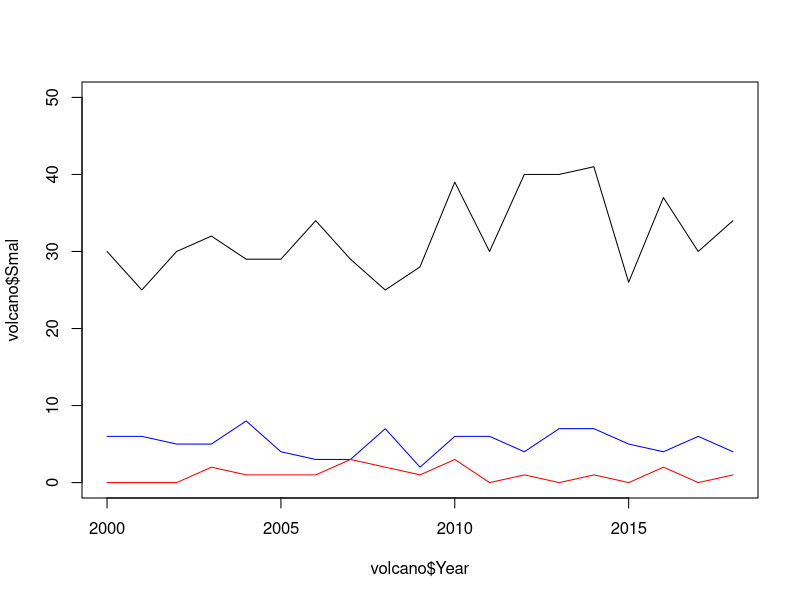
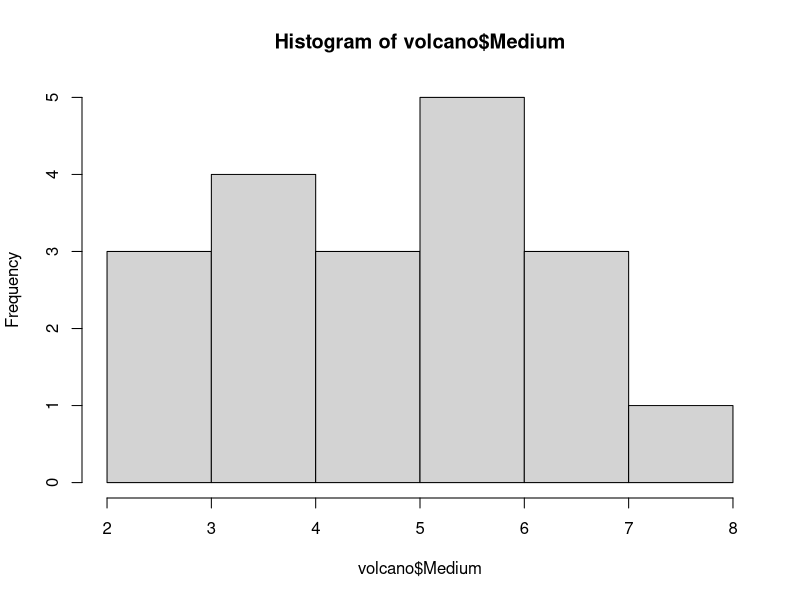
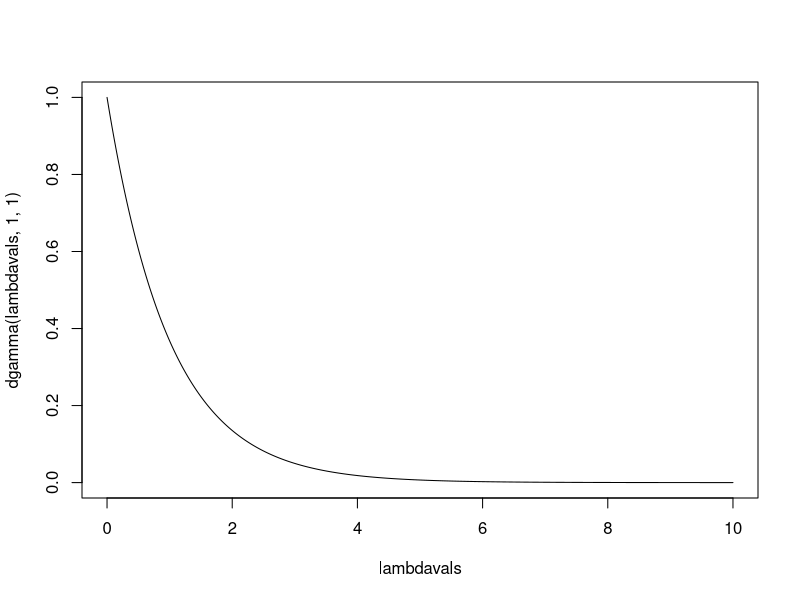
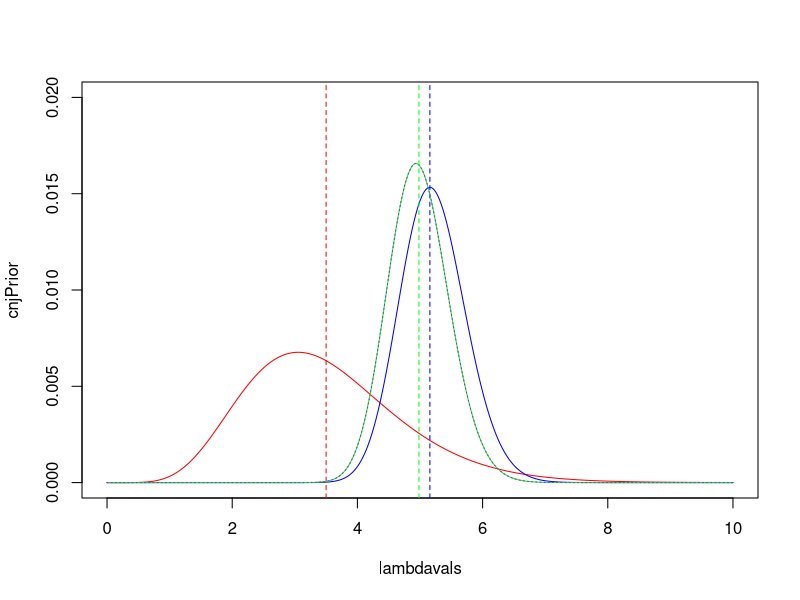
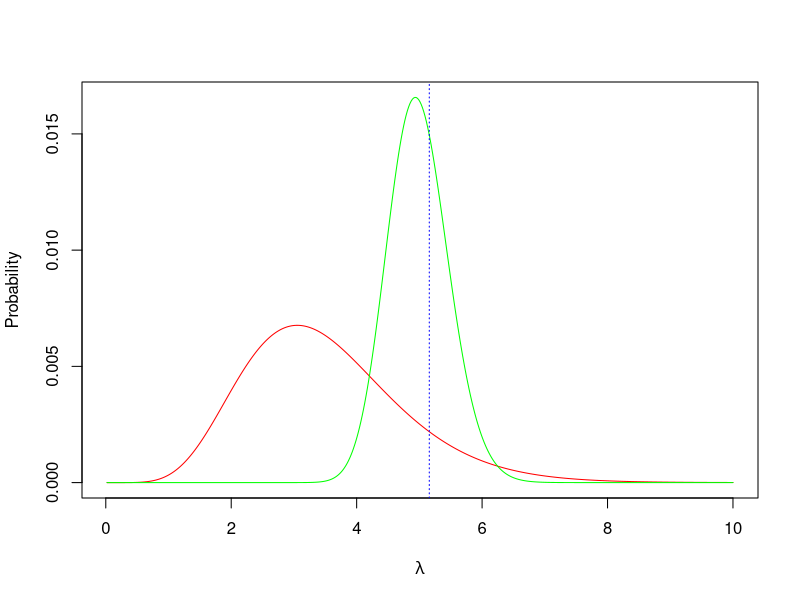
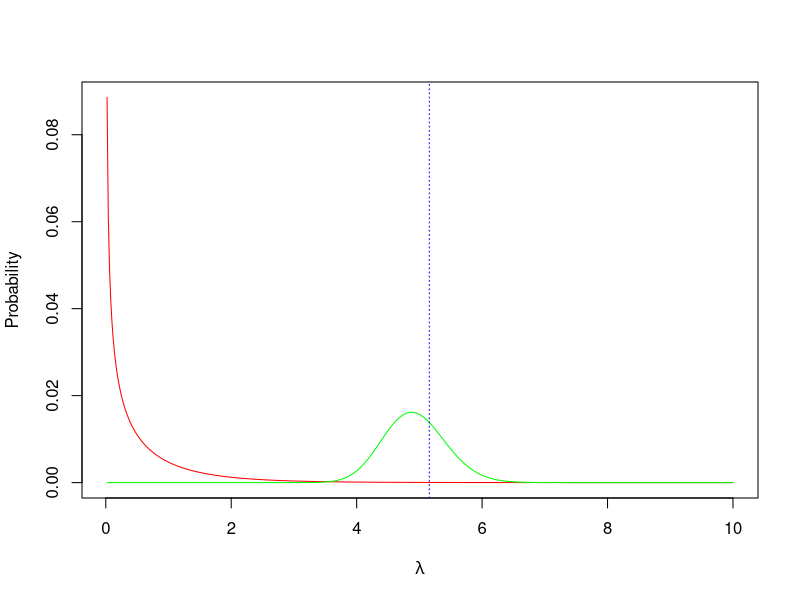
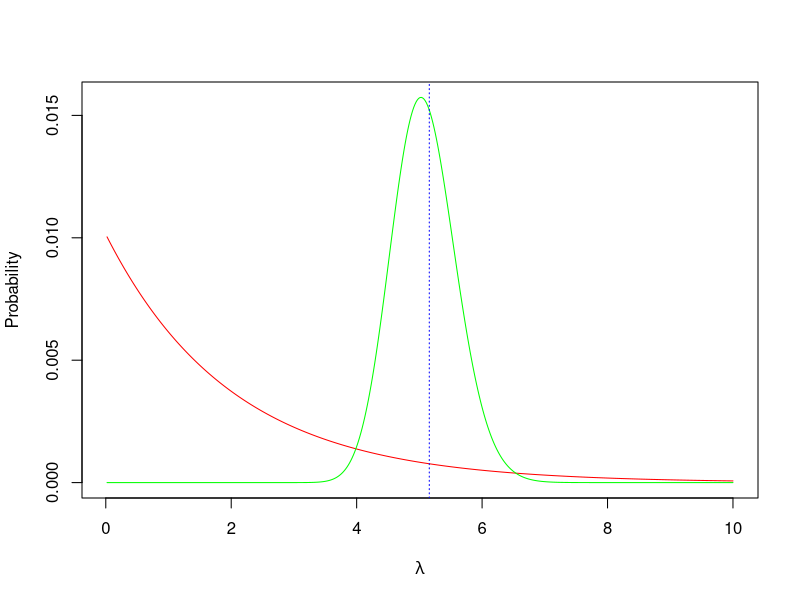
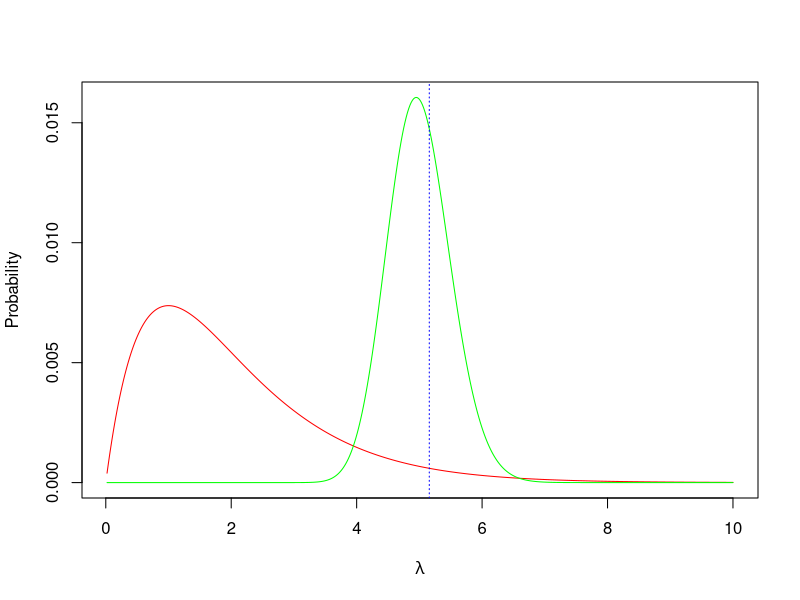

The R source for these figures, in order:
#
# PRACTICAL 5: Conjugate analysis of Poisson data
# ---------------------------------
#
#
# In this practical we use R to investigate the conjugate Bayesian analysis for Poisson 
# data. We will also investigate using the effects of the prior distribution on the 
# posterior, and the situation where our sample size grows large.

# You will need the following skills from previous practicals:
#  *   Creating vectors with `seq`
#  *   Drawing functions with `plot`, and with `lines`
#  *   Using additional graphical parameters to customise plots with colour (`col`), 
#      line type (`lty`), axis range (`xlim` and `ylim`) etc
#  *   Adding simple straight lines to plots with `abline`
#  *   Writing your own functions with `function`
#  *   Using `sapply` to evaluate a function on every element of a vector
#
# New(ish) R techniques:
#  *   Using R's built-in functions to evaluate a standard pdf, e.g. `dgamma` and `dnorm`
#  *   Using the quantile functions, e.g. `qgamma`, to produce exact credible intervals
#      using standard distributions 



# ==================================================================================
#
# 1. The Data
#
# Our dataset concerns the number of volcanoes that erupted each year from 2000 to 2018, 
# taken from https://volcano.si.edu/faq/index.cfm?question=eruptionsbyyear. The data are
# given in the table below, where each volcanic eruption is counted in the year that the
# eruption started. Volcanic eruptions are split into groups depending on the severity 
# of the eruption, as measured on the logarithmically-scaled Volcanic Explosivity Index
# (VEI). For example, the 2010 eruption of Eyjafjallajökull in Iceland had a VEI of 4, 
# whereas the eruption of Krakatoa in 1883 was VEI6. 
#
# The eruptions are classified as `Small` (VEI <= 2), `Medium` (VEI = 3), and `Large`
# (VEI >= 4).


#
# Exercise 1.1:
# ~~~~~~~~~~~~~ 
#
# * Run the `R` code below to input the data, and create a new data frame called 
#   `volcano`, with columns `Year`, `Small`, `Medium`, and `Large`.

volcano <- data.frame(Year = 2000:2018, 
                      Small = c(30, 25, 30, 32, 29, 29, 34, 29, 25, 28, 39, 30, 
                                40, 40, 41, 26, 37, 30, 34), 
                      Medium = c(6, 6, 5, 5, 8, 4, 3, 3, 7, 2, 6, 6, 4, 7, 7, 
                                 5, 4, 6, 4),
                      Large = c(0, 0, 0, 2, 1, 1, 1, 3, 2, 1, 3, 0, 1, 0, 1, 
                                0, 2, 0, 1))

# * `plot` the number of `Small` eruptions against the year using a vertical axis range 
#   (`ylim`) of [0,50]. Add `lines` of different colours to the same plot for the other 
#   two groups of eruptions. Do you see any apparent relationship between time and number 
#   of eruptions?
#
# * Also plot the histogram of the number of `Medium` eruptions - does it look like it 
#   could follow a Poisson distribution? How else could you quickly assess this?
#



plot(y=volcano$Smal,x=volcano$Year,ty='l', ylim=c(0,50))
lines(y=volcano$Medium,x=volcano$Year, col='blue')
lines(y=volcano$Large,x=volcano$Year,col='red')
## No obvious dependency; looks fairly randomly scattered

hist(volcano$Medium)
## difficult to tel, no strong evidence against
## another quick and dirty check is to see if mean=variance, as it must for a Poisson r.v.
mean(volcano$Medium)
var(volcano$Medium)
## they aren't exactly in agreement, so perhaps a Poisson assumption is a bit shaky. 
## The sample size is fairly small however, so we might be okay.




# ==================================================================================
#
# 2. Conjugate analysis with the Gamma-Poisson model
#
# 2.1 The Theory
#
# A Poisson distribution is often used to model the counts of random events occurring
# within a fixed period of time at some rate λ. For such a random variable X where 
# X ∼ Po(λ), a Bayesian analysis will require a prior distribution for the unknown 
# Poisson parameter λ. We have seen/will see (Lecture 16) that the Gamma distribution 
# provides a conjugate prior for this particular problem. Therefore, if our data 
# X1,...,Xn are Po(λ), and our prior distribution for λ is Ga(a,b). Then the posterior
# distribution for λ | X1,...,Xn is given by:
#
#    λ | X1,...,Xn ∼ Ga(a+T,b+n),
#
# where T=\Sum_{i=1}^n Xi = n Xbar.

#
# 2.2 The Prior
#
# First, let's use the Gamma distribution to identify an appropriate prior for our 
# Poisson count data. 
#


# ^^^^^^^^^^^^^^^^^^^^^^^^^^^^^^^^^^^^^^^^^^^^^^^^^^^^^^^^^^^^^^^^^^^^^^^^^^^^^^^^^^^^^^
# ^ 
# ^ TECHNIQUE: 
# ^ 
# ^ `R` provides built-in functions to evaluate the PDF of standard distributions. The
# ^ density function for a Gamma distribution $\text{Ga}(a,b)$ is used as follows
# ^ 
# ^   dgamma(x, shape=a, rate=b)
# ^ 
# ^ where `x` is the point (or vector of points) where we want to evaluate the PDF, and 
# ^ `a` and `b` are the usual Gamma parameter values.
# ^ 
# ^^^^^^^^^^^^^^^^^^^^^^^^^^^^^^^^^^^^^^^^^^^^^^^^^^^^^^^^^^^^^^^^^^^^^^^^^^^^^^^^^^^^^^


#
# Exercise 2.1:
# ~~~~~~~~~~~~~ 
#
# * Create a vector containing a `seq`uence of 500 equally-space values over the interval 
#   [0,10]. Call this `lambdavals`.
#
# * Evaluate the $\text{Ga}(1,1)$ pdf at each of the values of λ  in `lambdavals` using
#   the gamma PDF `dgamma`. Make a `plot` of the pdf against λ as a solid black line.


## values of lambda
lambdavals <- seq(0,10,length=500)
## evaluate the gamma pdf over lambdavals
plot(x=lambdavals, y=dgamma(lambdavals,1,1),ty='l')




# An expert vulcanologist believes that the unknown rate of `Medium` eruptions, λ, is
# such that a range of $[1,6]$ would be plausible.

#
# Exercise 2.2:
# ~~~~~~~~~~~~~ 
#
# * Interpret the expert's given interval as corresponding to a statement of 
#   mean(λ) +/- 2sd(λ). Hence, find the mean and variance of the prior. 
#
# * Equate the prior mean and variance to the theoretical values for the expectation 
#   (a/b) and variance (a/b^2) of a Gamma pdf, and hence find the appropriate values of
#   its parameters a and b.
#
# * Evaluate the expert's prior pdf for $\lambda$ at each of `lambdavals`, and save it as
#   `cnjPrior`.
#
# * Normalise `cnjPrior` so that its values sum to 1.
#
# * Produce a fresh plot of the expert's prior pdf for $\lambda$ as a solid red curve.
#   Ensure your vertical axis covers [0,0.02]. 
#
# * Add a vertical red and dashed line (`abline` using the `v` argument) at the location
#   of the prior expectation for $\lambda$.
#



m <- 3.5
v <- (2.5/2)^2 # 1

## gamma expectation is a/b, and variance is a/b^2
## so mean/variance = b
b <- m/v
## and then a=mean*b
a <- m*b 

## do the plopt
cnjPrior <- dgamma(lambdavals,a,b)
cnjPrior <- cnjPrior/sum(cnjPrior)

plot(x=lambdavals, y=cnjPrior,ty='l',col='red',ylim=c(0,0.02))
abline(v=a/b,lty=2,col='red')





# ^^^^^^^^^^^^^^^^^^^^^^^^^^^^^^^^^^^^^^^^^^^^^^^^^^^^^^^^^^^^^^^^^^^^^^^^^^^^^^^^^^^^^^
# ^ 
# ^ TECHNIQUE: 
# ^ 
# ^ In addition to built-in functions for PDFs of standard distributions, `R` also 
# ^ provides the _quantile function_ for a pdf. The quantile function evaluates the 
# ^ inverse of the cumulative distribution function, F_X^{-1}(u). Given a probability 
# ^ value u in [0,1], the quantile function returns the value x of X for which P[X <= x]=u,
# ^ and so the quantile functions are particularly useful for finding critical values of
# ^ distributions and for finding exact credible intervals.
# ^ 
# ^ The quantile function for a Gamma density X ~ Ga(alpha,beta)$ is used as follows
# ^ 
# ^   qgamma(alpha, shape=a, rate=b)
# ^ 
# ^ where `alpha` is the lower tail probability (or vector of lower-tail probabilities) 
# ^ for which we want the corresponding value(s) of X, and `a` and `b` are the usual
# ^ Gamma parameter values.
# ^ 
# ^^^^^^^^^^^^^^^^^^^^^^^^^^^^^^^^^^^^^^^^^^^^^^^^^^^^^^^^^^^^^^^^^^^^^^^^^^^^^^^^^^^^^^


#
# Exercise 2.3:
# ~~~~~~~~~~~~~ 
#
#   * Use the `qgamma` function to find a 95\% equal-tailed prior credible interval for
#     $\lambda$ using the expert's prior distribution above. 
#     _Hint:_ find the values of $\lambda$ with lower and upper tail probabilities of $2.5\%$.
#
#   * How does this compare to the expert's original interval?
#



cri <- qgamma(c(0.025, 1-0.025),a,b)

## credible interval is a bit narrower [3.24, 7.14]
## Why does it differ? The mean +/- 2 sd interval would almost agree with this credible interval
## if the prior was Normal, but as it's a Gamma then we should not be surprised to obtain 
## something a little different.




# 2.3 The Likelihood
# 
# The next ingredient in the Bayesian calculation requires us to capture the information
# contained in the data via the likelihood. In a Bayesian context, the likelihood is the
# conditional distribution of the data X1, ..., Xn given the parameter $\lambda$.
#
# Let's compute the likelihood given our data on `Medium` volcanic eruptions, and add it
# to the plot.



# Exercise 2.3:
# ~~~~~~~~~~~~~ 
#
# * Write a function `poisLike`  hat computes the Poisson likelihood for the sample of
#   `Medium` volcano eruptions. Your function should:
#     * Take one argument `lambda`
#     * Compute the Poisson probability for each data point in `volcano$Medium` given 
#       the value of `lambda`. 
#       _Hint_: the `dpois` function evaluates Poisson probabilities for a vector of 
#       values `x` and parameter `lambda`.
#     * Combine the probabilities to find the likelihood of the sample, and `return` it.
#
# * Use `sapply` to evaluate the Poisson likelihood (`poisLike`) for each of the values
#   of $\lambda$ in `lambdavals`. Save this as `like`.
#
# * Normalise `like` so that its values sum to 1.
#
# * Add the likelihood to your plot of the prior distribution as a blue curve.
#
# * Add the maximum likelihood estimate of $\lambda$ as a vertical dashed blue line.
#   _Hint_: You saw an expression for lambdahat in Term 1.
#



## likelihood given lambda
"poisLike" <- function(lambda){
  probs <- dpois(volcano$Medium, lambda)
  like <- prod(probs)
  return(like)
}
## likelihood for all of lambdavals
like <- sapply(lambdavals, poisLike)
## normalise
like <- like/sum(like)
# summary stats
T <- sum(volcano$Medium)
n <- length(volcano$Medium)

## add it to the plot
lines(x=lambdavals, y=like, col='blue')
## add the MLE
abline(v=T/n, col='blue', lty=2)




# 2.4 The Posterior
# 
# As we're using the conjugate Gamma prior with a Poisson likelihood, then our 
# posterior distribution for $\lambda$ will also be a Gamma with parameter values 
# as given in Section 2.1. Let's verify that this is the case, and add the resulting
# density function to our plot.


# Exercise 2.5:
# ~~~~~~~~~~~~~ 
#
# * Directly compute the posterior for $\lambda$ by Bayes theorem, and save these 
#   values as `postDirect`. Normalise the `postDirect` so that it sums to 1.
#   _Hint:_ Posterior "is proportional to" Likelihood x Prior.
#
# * Add the posterior to your plot as a solid green curve. 
#
# * Now use conjugacy to evaluate the conjugate Gamma posterior distribution.
#
# * First find the posterior values of $a$ and $b$, save these as `aPost` and `bPost`.
#
# * Now use `dgamma` with the posterior parameter values to evaluate the posterior 
#   Gamma density at each of `lambdavals`. Save these values to `postConjugate` and 
#   normalise to sum to 1.
#
# * Draw the conjugate posterior on your plot as a dashed `purple` curve.
#
# * What do you see? Do the results agree with each other? How has the prior changed?
#
# * Add the posterior mean as a vertical green line. What do you notice about the 
#   relationship between the posterior mean, the prior mean, and the maximum likelihood 
#   estimate?
#


## directly compute the posterior by Bayes
postDirect <- cnjPrior * like
postDirect <- postDirect/sum(postDirect)

## evaluate the conjugate gamma posterior
aPost <- a+T
bPost <- b+n
postConjugate <- dgamma(lambdavals, aPost, bPost)
postConjugate <- postConjugate/sum(postConjugate)

## plots
lines(x=lambdavals,y=postDirect,col='green')
lines(x=lambdavals,y=postConjugate,col='purple',lty=3)
## both curves coincide - as they should! The posterior is indeed Ga(a+T, b+n)
## the prior distribution has been pulled much closer to the likelihood, increasing its
## mean but also reducing its spread/variance.

abline(v=aPost/bPost,col='green', lty=2)
## the posterior mean lies between the prior mean and the MLE (we proved this in lectures)



# Exercise 2.5:
# ~~~~~~~~~~~~~ 
#
# * Use the exact Gamma posterior to find a 95\% posterior credible interval for $\lambda$.
#
# * Compare the posterior interval with the prior interval you found in Ex. 2.3. What 
#   has changed?
#



postCri <- qgamma(c(0.025,1-0.025),aPost,bPost)




# ==================================================================================
#
# 3. Exploring the effects of prior choice and sample size
#
# 3.1 Changing the prior parameters
#
# To investigate how sensitive our results are to our choices for a and b in the 
# prior Gamma distribution, we're going to want to repeat our previous calculations
# for different values of the prior parameters. To make this easier, let's wrap those
# calculations and plots in a new function that finds and draws the Gamma posterior 
# for a given prior and data set:



# Exercise 3.1:
# ~~~~~~~~~~~~~ 
#
# * Write a function called `gammaPoisson` which:
#
#   * Takes four arguments: the prior Gamma parameters `a` and `b`, and the summary 
#     statistics `T` and `n`.
#   * Computes the Ga(a,b) prior and the Ga(a+T,b+n) posterior over the sequence of 
#     values in `lambdavals`.
#   * Plots the (normalised) prior and posterior Gamma distributions as coloured curves 
#     on one plot.
#   * Adds the MLE as a dashed vertical line.
#   * Check your function by evaluating it with the values of `a`,`b`,`T`, and `n` we
#     used for the `Medium` volcano data above.
#



"gammaPoisson" <- function(a,b,T,n){
  lambdavals <- seq(0,10,length=500)[-1]
  prior <- dgamma(lambdavals, a, b)
  prior <- prior/sum(prior)
  post <- dgamma(lambdavals, a+T, b+n)
  post <- post/sum(post)
  plot(x=lambdavals, y=prior, ylim=c(0,max(c(prior,post))),  col='red',ty='l',
       ylab='Probability',xlab=expression(lambda))
  lines(x=lambdavals, y=post, col='green')
  abline(v=T/n,col='blue',lty=3)
}

gammaPoisson(a,b,T,n)



# Exercise 3.2:
# ~~~~~~~~~~~~~ 
#
# * Investigate what happens as you change `a` and `b`.
#
# * How does the shape of the prior change? What impact does this have on the posterior
#   distribution?
#
# * What happens for large values of `a` and `b`? How does this affect your results?
#



## just try some values of a,b
gammaPoisson(0.5,1,T,n)
gammaPoisson(1,0.5,T,n)
gammaPoisson(2,1,T,n)
gammaPoisson(5,1,T,n)
gammaPoisson(10,2,T,n)
gammaPoisson(8,1,T,n)
gammaPoisson(32,4,T,n)

## Large a,b
gammaPoisson(100,50,T,n)
gammaPoisson(1000,500,T,n)
## The prior becomes very narrow, and very concentrated - thus we have a very low level
## of prior uncertainty/are very sure of what lambda is. 
## The posterior then doesn't change much/move very far after seeing the data, as our
## certainty in the prior is more influential than the information in the likelihood.
## Consequently, large values of (a,b) are difficult to override with the data, and we'd
## need a very large sample before we could make much difference. This could be risky if
## those values are inappropriate.




# 3.2 Updating beliefs with large samples
#
# Theory in Lecture 18 will show that as the sample size grows large, the posterior 
# distribution tends towards a Normal distribution and the posterior distribution 
# becomes progressively less affected by the choice of prior distribution.
#
# Let's expand our data with the records of volcanic eruptions for the entire 20th 
# century. As records are slightly incomplete, only the counts of `Large` eruptions 
# over this period can be considered trustworthy. For the entire 100 years, a total of 
# 64 `Large` (VEI >= 4) eruptions were recorded
#


# Exercise 3.3:
# ~~~~~~~~~~~~~ 
#
#  * Combine the 20th century data with the data from 2000-2018 and compute new summary
#    statistics for the `Large` volcanic eruptions from 1900-2018. Save these as `Tbig` 
#    and `Nbig`.
#
#  * Use a prior of $\lambda$ ~ Ga(2,2), and plot the posterior given the combined data.
#    What happens to the posterior?
#



Tbig <- sum(volcano$Large)+64
Nbig <- length(volcano$Large)+100
bigPost <- dgamma(lambdavals,a+Tbig,b+Nbig)
bigPost <- bigPost/sum(bigPost)
gammaPoisson(2,2,Tbig,Nbig)



# The large sample of data is clearly very informative for $\lambda$, resulting in a 
# posterior distribution that is concentrated over a small range of possible $\lambda$ 
# values. Let's refocus our plot on that sub-interval:
  

# Exercise 3.4:
# ~~~~~~~~~~~~~ 
#
# * By modifying your Gamma-Poisson function, redraw the same plot to zoom in on the 
#   interval $\lambda\in[0.25,1.25]$. Hint: you'll need to set the `xlim` argument to
#   `plot` (or add it as an argument to your function). 
#
# * What do you notice about the shape of the Gamma posterior distribution?



"gammaPoisson2" <- function(a,b,T,n){
lambdavals <- seq(0.25,1.25,length=500)[-1]
prior <- dgamma(lambdavals, a, b)
prior <- prior/sum(prior)
post <- dgamma(lambdavals, a+T, b+n)
post <- post/sum(post)
plot(x=lambdavals, y=prior, ylim=c(0,max(c(prior,post))),  col='red',ty='l',
ylab='Probability',xlab=expression(lambda))
lines(x=lambdavals, y=post, col='green')
abline(v=T/n,col='blue',lty=3)
}
gammaPoisson2(2,2,Tbig,Nbig)


# 3.2.1 - Theory: Limiting posterior distribution
#
# From theory seen in Lecture 18, if we suppose that X=(X1, ..., Xn) are an i.i.d. sample
# of size n from a distribution with pdf f(x | theta) where Xi independent of Xj | theta
# and f(x | theta) is twice differentiable, then for n 'large enough' the posterior 
# distribution for theta | x is approximately
#
#                    (                  1       )
#  f(theta | x) ~= N(  thetahat, --------------  )
#                    (            n I(thetahat) )
#
# where thetahat is the MLE of the parameter theta, and I(thetahat) is the observed Fisher
# information for a sample of size 1.
#
# For a Poisson distribution, we have:
#   *   lambdahat = T / n 
#   *   I(lambda) = 1 / lambda}
#



# Exercise 3.4:
# ~~~~~~~~~~~~~ 
#
# * Using the results above, compute the mean and variance of the limiting posterior 
#   distribution for the `Large` volcano eruption data.
#
# * Using `dnorm`, evaluate the approximating pdf for $\lambda$ over `lambdavals`. 
#   Normalise it, and add it to your plot using a thick dashed line.
#
# * Is the limiting normal distribution in agreement with the Gamma posterior? If it 
#   differs, how does it differ and to what extent?
#
# * Do the values of the Gamma prior parameters $a$ and $b$ affect the quality of the
#   approximation? 



## easiest just to add it to the function
"gammaPoisson3" <- function(a,b,T,n){
  lambdavals <- seq(0.25,1.25,length=500)[-1]
  prior <- dgamma(lambdavals, a, b)
  prior <- prior/sum(prior)
  post <- dgamma(lambdavals, a+T, b+n)
  post <- post/sum(post)
  plot(x=lambdavals, y=prior, ylim=c(0,max(c(prior,post))),  col='red',ty='l',
       ylab='Probability',xlab=expression(lambda))
  lines(x=lambdavals, y=post, col='green')
  abline(v=T/n,col='blue',lty=3)
  mu <- T/n # mean = lambda hat
  sig2 <- 1/(n*(1/(T/n))) # var = 1/[nI(lambda hat)]
  limPost <- dnorm(lambdavals, mu, sd=sqrt(sig2))
  limPost <- limPost/sum(limPost)
  lines(x=lambdavals, y=limPost,lty=3,lwd=2,col='magenta')
}
gammaPoisson3(2,2,Tbig,Nbig)

## The normal curve is very close to the Gamma posterior. There is slight deviation due to the 
## asymmetry of the Gamma density, but it looks like a good approximation.






